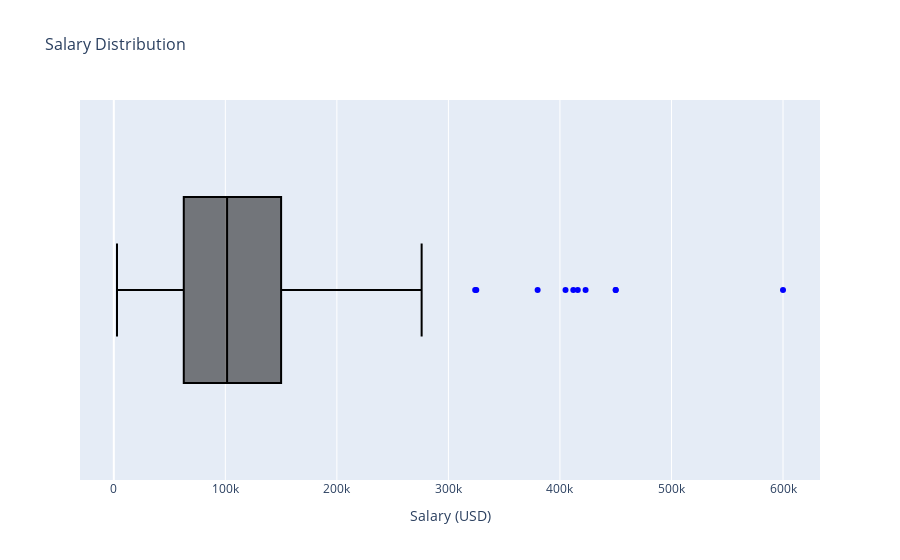

Notebook code cell kept with this figure:
### Markdown cell above
Distribution of employees' salary:

### Code cell
salaries_dist = px.box(
    df,
    x='salary_in_usd',
    title='Salary Distribution',
    labels={'remote_ratio': 'Salary (USD)'}
)

salaries_dist.update_traces(
    marker_color='blue',
    line_color='black'
)

salaries_dist.update_layout(
    title_font_size=16,
    xaxis_title='Salary (USD)'
)

salaries_dist.show()

### Figure 1 — Plotly figure (JSON) as saved in the notebook; plotly's stock layout.template omitted (floating-point values rounded to 4 significant figures; data arrays with more than 128 entries replaced by an {"elided": "..."} marker saying what was removed)
{"data": [{"alignmentgroup": "True", "hovertemplate": "salary_in_usd=%{x}<extra></extra>", "legendgroup": "", "line": {"color": "black"}, "marker": {"color": "blue"}, "name": "", "notched": false, "offsetgroup": "", "orientation": "h", "showlegend": false, "type": "box", "x": {"elided": "607 int values"}, "x0": " ", "xaxis": "x", "y0": " ", "yaxis": "y"}], "layout": {"boxmode": "group", "legend": {"tracegroupgap": 0}, "title": {"font": {"size": 16}, "text": "Salary Distribution"}, "xaxis": {"anchor": "y", "domain": [0, 1], "title": {"text": "Salary (USD)"}}, "yaxis": {"anchor": "x", "domain": [0, 1]}}}
